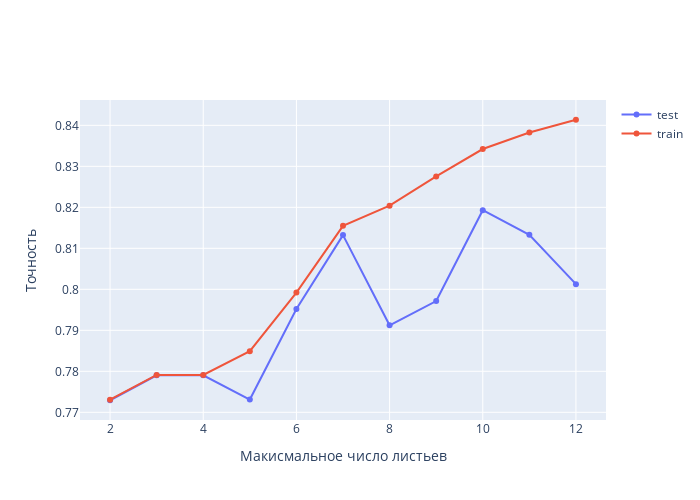

Source (notebook cell):
### Code cell
import plotly.graph_objects as go
fig = go.Figure()
fig.add_trace(go.Scatter(x = np.arange(2,64),y = test_scores,name='test'))
fig.add_trace(go.Scatter(x = np.arange(2,64),y = train_scores,name = 'train'))

fig.update_layout(
    xaxis_title='Макисмальное число листьев',
    yaxis_title='Точность',
    width=700, height=500
)

### Figure 1 — Plotly figure (JSON) as saved in the notebook; plotly's stock layout.template omitted (floating-point values rounded to 4 significant figures)
{"data": [{"name": "test", "x": [2, 3, 4, 5, 6, 7, 8, 9, 10, 11, 12, 13, 14, 15, 16, 17, 18, 19, 20, 21, 22, 23, 24, 25, 26, 27, 28, 29, 30, 31, 32, 33, 34, 35, 36, 37, 38, 39, 40, 41, 42, 43, 44, 45, 46, 47, 48, 49, 50, 51, 52, 53, 54, 55, 56, 57, 58, 59, 60, 61, 62, 63], "y": [0.7729, 0.779, 0.779, 0.7731, 0.7952, 0.8132, 0.7912, 0.7971, 0.8193, 0.8133, 0.8013], "type": "scatter"}, {"name": "train", "x": [2, 3, 4, 5, 6, 7, 8, 9, 10, 11, 12, 13, 14, 15, 16, 17, 18, 19, 20, 21, 22, 23, 24, 25, 26, 27, 28, 29, 30, 31, 32, 33, 34, 35, 36, 37, 38, 39, 40, 41, 42, 43, 44, 45, 46, 47, 48, 49, 50, 51, 52, 53, 54, 55, 56, 57, 58, 59, 60, 61, 62, 63], "y": [0.7731, 0.7791, 0.7791, 0.7849, 0.7992, 0.8155, 0.8204, 0.8275, 0.8342, 0.8382, 0.8414], "type": "scatter"}], "layout": {"xaxis": {"title": {"text": "Макисмальное число листьев"}}, "yaxis": {"title": {"text": "Точность"}}, "width": 700, "height": 500}}
